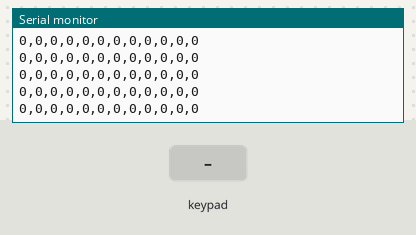
This sketch was run on a simulated Arduino Uno, built with avr-gcc and run on an emulated ATmega328P. On the bench: the last lines printed to the serial monitor. The inputs (shaded band) are chosen by the test bench.

Above: at 1.2 s.
1.3 s: key '0' pressed
At 1.32 s:
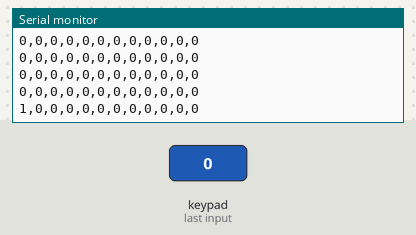
2.8 s: keypad keys 1 2 pressed 0.4 s apart
At 2.85 s:
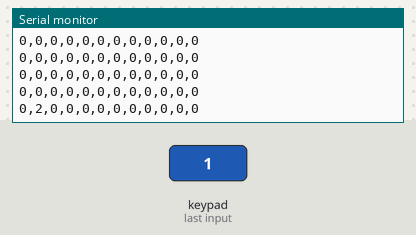
6.6 s: key '3' pressed
At 6.7 s:
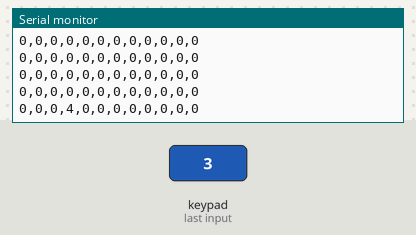
8.1 s: keypad keys 1 2 A pressed 0.4 s apart
At 8.22 s:
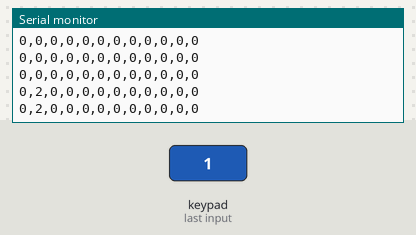

Measured:
- after the input at 1.3 s, the serial monitor: prints a new line at once (image 1)
- after the input at 2.8 s, the serial monitor: prints a new line at once (image 2)
- after the input at 6.6 s, the serial monitor: prints a new line after 0.09 s (image 3)
- after the input at 8.1 s, the serial monitor: prints a new line at once (image 4)

The sketch:

Bumpingbeatzz_Arduino.ino
```cpp
//Bumping beatzz
//DIGF-6037-001 Creation & Computation
//Inspired by Nicholas Puckett example on Capinput sensor

//Clinton & Nishu


#include <Wire.h>
#include "Adafruit_MPR121.h"


#ifndef _BV
#define _BV(bit) (1 << (bit))
#endif


Adafruit_MPR121 cap = Adafruit_MPR121();


uint16_t currtouched = 0;
int tp = 12; //All 12 pins


void setup()
{
  Serial.begin(9600);

  if (!cap.begin(0x5A)) {
  Serial.println("MPR121 not found, check wiring?");
  while (1);
  }

  Serial.println("MPR121 found!");
}


void loop()
{
checkEachPin(tp);
Serial.println();
delay(100);
}


void checkEachPin(int totalPins) {
currtouched = cap.touched();


//Pin 0
// if touched print 1 else print 0
   if ((currtouched & _BV(0)))
    {
    Serial.print(1);
    }
    else
    {
    Serial.print(0);
    }
    Serial.print(",");


//Pin 1
// if touched print 2 else print 0
   if ((currtouched & _BV(1)))
    {
    Serial.print(2);
    }
    else
    {
    Serial.print(0);
    }
    Serial.print(",");


//Pin 2
// if touched print 3 else print 0
   if ((currtouched & _BV(2)))
    {
    Serial.print(3);
    }
    else
    {
    Serial.print(0);
    }
    Serial.print(",");


//Pin 3
// if touched print 4 else print 0
   if ((currtouched & _BV(3)))
    {
    Serial.print(4);
    }
    else
    {
    Serial.print(0);
    }
    Serial.print(",");


//Pin 4
// if touched print 5 else print 0
   if ((currtouched & _BV(4)))
    {
    Serial.print(5);
    }
    else
    {
    Serial.print(0);
    }
    Serial.print(",");


//Pin 5
// if touched print 6 else print 0
   if ((currtouched & _BV(5)))
    {
    Serial.print(6);
    }
    else
    {
    Serial.print(0);
    }
    Serial.print(",");


//Pin 6
// if touched print 7 else print 0
   if ((currtouched & _BV(6)))
    {
    Serial.print(7);
    }
    else
    {
    Serial.print(0);
    }
    Serial.print(",");


//Pin 7
// if touched print 8 else print 0
   if ((currtouched & _BV(7)))
    {
    Serial.print(8);
    }
    else
    {
    Serial.print(0);
    }
    Serial.print(",");


//Pin 8
// if touched print 9 else print 0
   if ((currtouched & _BV(9)))
    {
    Serial.print(9);
    }
    else
    {
    Serial.print(0);
    }
    Serial.print(",");


//Pin 9
// if touched print 10 else print 0
   if ((currtouched & _BV(8)))
    {
    Serial.print(10);
    }
    else
    {
    Serial.print(0);
    }
    Serial.print(",");


//Pin 10
// if touched print 11 else print 0
   if ((currtouched & _BV(10)))
    {
    Serial.print(11);
    }
    else
    {
    Serial.print(0);
    }
    Serial.print(",");


//Pin 11
// if touched print 12 else print 0
   if ((currtouched & _BV(11)))
    {
    Serial.print(12);
    }
    else
    {
    Serial.print(0);
    }


}
```
